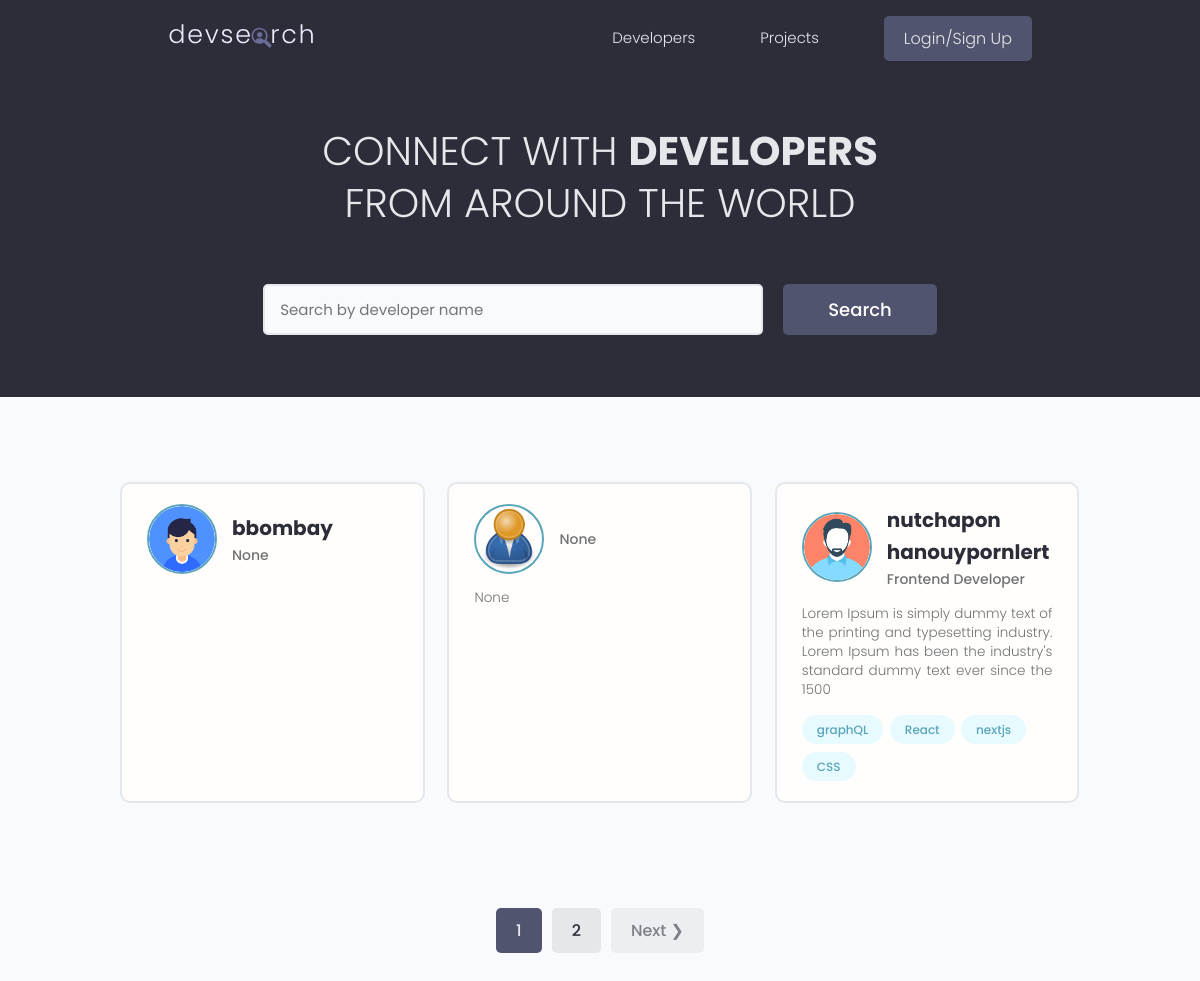
The app's page /, older data.
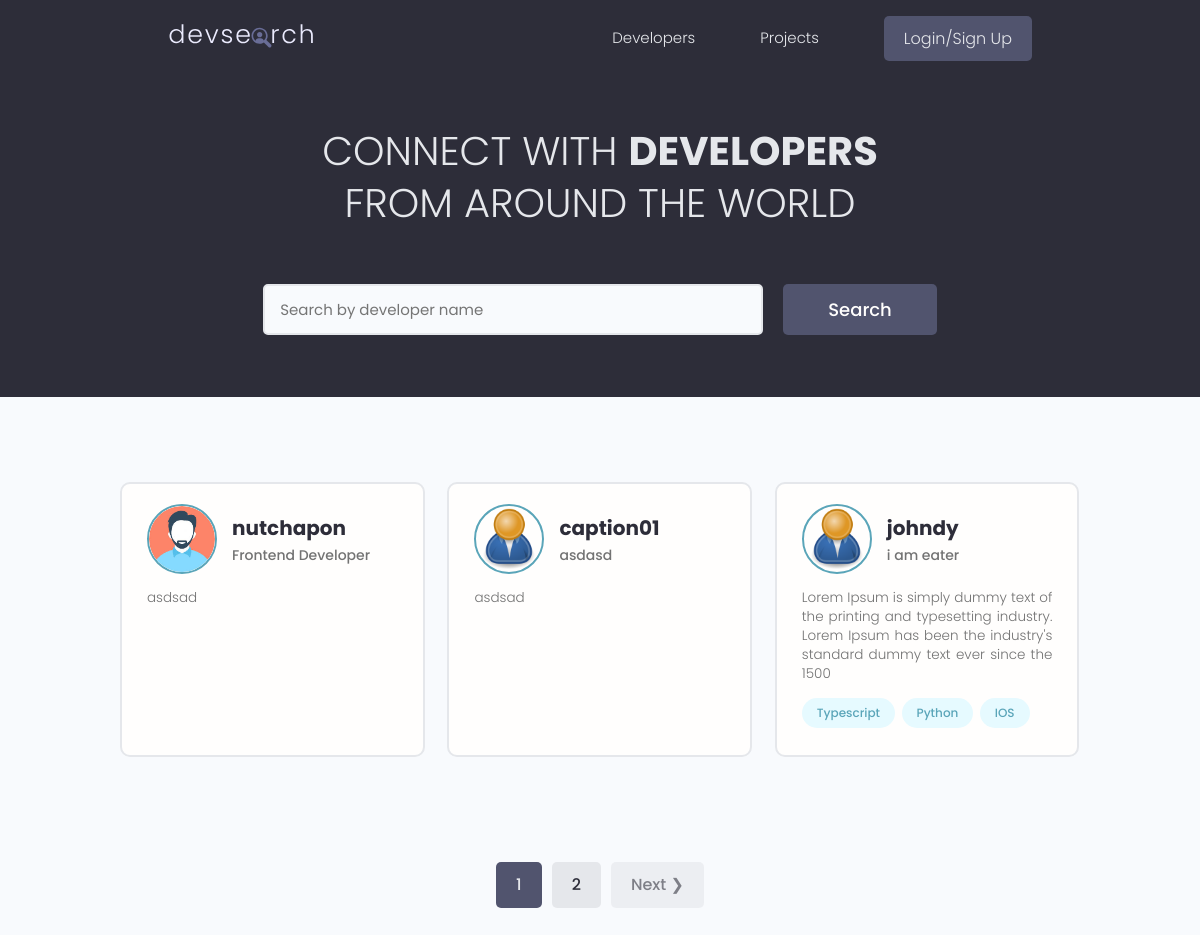
The same page, newer data.
### users/models.py (models this page shows, shortened)
class Profile(models.Model):
    user = models.OneToOneField(User, on_delete=models.CASCADE, null=True, blank=True)
    name = models.CharField(max_length=200, null=True, blank=True)
    username = models.CharField(max_length=200, null=True, blank=True)
    location = models.CharField(max_length=200, null=True, blank=True)
    email = models.EmailField(max_length=500, blank=True, null=True)
    short_intro =  models.CharField(max_length=200, null=True, blank=True)
    bio = models.TextField(null=True, blank=True)
    profile_image = models.ImageField(null=True, blank=True, upload_to='profiles/', default='profiles/user-default.png')
    social_github = models.CharField(max_length=200, null=True, blank=True)
    social_twitter = models.CharField(max_length=200, null=True, blank=True)
    social_linkedin = models.CharField(max_length=200, null=True, blank=True)
    social_youtube = models.CharField(max_length=200, null=True, blank=True)
    social_website = models.CharField(max_length=200, null=True, blank=True)
    created = models.DateTimeField(auto_now_add=True)
    id = models.UUIDField(
        default=uuid.uuid4,
        unique=True,
        primary_key=True,
        editable=False
    )

class Skill(models.Model):
    owner = models.ForeignKey(Profile, on_delete=models.CASCADE, null=True, blank=True)
    name = models.CharField(max_length=200, null=True, blank=True)
    description = models.TextField(null=True, blank=True)
    created = models.DateTimeField(auto_now_add=True)
    id = models.UUIDField(
        default=uuid.uuid4,
        unique=True,
        primary_key=True,
        editable=False
    )
    def __str__(self):
        return str(self.name)

### users/views.py (the view)
# urls.py: path('', views.profiles, name='profiles'),
def profiles(request):
    profiles, search_query = search_profiles(request)
    custom_range, profiles = paginate_profiles(request, profiles, 3)
    context = {
        'profiles': profiles,
        'search_query': search_query,
        'custom_range': custom_range
    }
    print(profiles)
    return render(request, 'users/profiles.html', context)

### users/utility.py (called while the page is built)
def paginate_profiles(request, profiles, results):
    page = request.GET.get('page')
    paginator = Paginator(profiles, results)
    try:
        profiles = paginator.page(page)
    except PageNotAnInteger:
        page = 1
        profiles = paginator.page(page)
    except EmptyPage:
        page = paginator.num_pages
        profiles = paginator.page(page)
    left_index = (int(page) - 4)
    if left_index < 1:
        left_index = 1
    right_index = (int(page) + 5)
    if right_index > paginator.num_pages:
        right_index = paginator.num_pages +  1
    custom_range = range(left_index, right_index)
    return custom_range, profiles

def search_profiles(request):
    search_query = ''
    if request.GET.get('search_query'):
        search_query = request.GET.get('search_query')
    skills = Skill.objects.filter(name__icontains=search_query)
    profiles = Profile.objects.distinct().filter(
        Q(name__icontains=search_query) |
        Q(short_intro__icontains=search_query) |
        Q(skill__in=skills)
    )
    return profiles, search_query

### users/templates/users/profiles.html (shortened to what this page needs)
{% extends 'main.html' %} {% block content %}
<main class="home">
    <section class="hero-section text-center">
        <div class="container container--narrow">
            <div class="hero-section__box">
                <h2>CONNECT WITH <span>DEVELOPERS</span></h2>
                <h2>FROM AROUND THE WORLD</h2>
            </div>
            <div id="searchForm" class="hero-section__search">
                <form class="form" action="{% url 'profiles' %}" method="get">
                    <div class="form__field">
                        <input
                            class="input input--text"
                            id="formInput#search"
                            type="text"
                            name="search_query"
                            placeholder="Search by developer name"
                            value="{{ search_query }}"
                        />
                    </div>
                    <input
                        class="btn btn--sub btn--lg"
                        type="submit"
                        value="Search"
                    />
                </form>
            </div>
        </div>
    </section>
    <section class="devlist">
        <div class="container">
            <div class="grid grid--three">
                {% for profile in profiles %}
                <div class="column card">
                    <div class="dev">
                        <a
                            href="{% url 'user-profile' profile.id %}"
                            class="card__body"
                        >
                            <div class="dev__profile">
                                <img
                                    class="avatar avatar--md"
                                    src="{{ profile.profile_image.url }}"
                                    alt="image"
                                />
                                <div class="dev__meta">
                                    <h3>{{ profile.name }}</h3>
                                    <h5>
                                        {{ profile.short_intro|slice:"60" }}
                                    </h5>
                                </div>
                            </div>
                            <p class="dev__info">
                                {{ profile.bio|slice:"150" }}
                            </p>
                            <div class="dev__skills">
                                {% for skill in profile.skill_set.all %}
                                <span class="tag tag--pill tag--main">
                                    <small>{{ skill }}</small>
                                </span>
                                {% endfor %}
                            </div>
                        </a>
                    </div>
                </div>
                {% endfor %}
            </div>
        </div>
    </section>
    {% include 'pagination.html' with queryset=profiles %}
</main>
{% endblock content %}

Row changes from the older to the newer data that the page shows:
removed Profile: profile_image (picture), name "bbombay", short_intro "None"
removed Profile: profile_image (placeholder picture), short_intro "None", bio "None"
removed Profile: profile_image (picture), name "nutchapon hanouypornlert", short_intro "Frontend Developer", bio "Lorem Ipsum is simply dummy text of the printing and typesetting industry. Lorem Ipsum has been the industry's standard dummy text ever since the 1500"
removed Skill: name "graphQL", shown under "nutchapon hanouypornlert"
removed Skill: name "React", shown under "nutchapon hanouypornlert"
removed Skill: name "nextjs", shown under "nutchapon hanouypornlert"
removed Skill: name "CSS", shown under "nutchapon hanouypornlert"
now on this page (row unchanged): Profile: profile_image (picture), name "nutchapon", short_intro "Frontend Developer", bio "asdsad"
added Profile: profile_image (placeholder picture), name "caption01", short_intro "asdasd", bio "asdsad"
now on this page (row unchanged): Profile: profile_image (placeholder picture), name "johndy", short_intro "i am eater", bio "Lorem Ipsum is simply dummy text of the printing and typesetting industry. Lorem Ipsum has been the industry's standard dummy text ever since the 1500"
now on this page (row unchanged): Skill: name "Typescript", shown under "johndy"
now on this page (row unchanged): Skill: name "Python", shown under "johndy"
now on this page (row unchanged): Skill: name "IOS", shown under "johndy"
